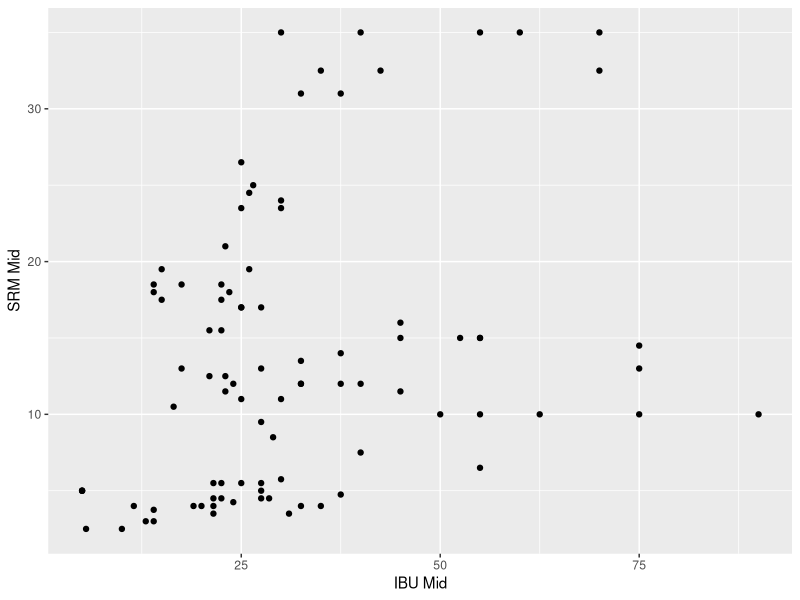

This chart was generated by the following R code:
## ---- chunk 1
knitr::opts_chunk$set(echo = TRUE)
## ---- chunk 2

library(tidyverse)


## ---- chunk 3

styles <- read_csv("styles.csv")

styles %>%
  filter(`SRM Mid` > 20 & `IBU Mid` < 50) %>%
  arrange(`IBU Mid`) %>%
  select(Number, `Style Name`, `Style Category`, `IBU Mid`, `SRM Mid`)


## ---- chunk 4

ggplot(styles, aes(x=`IBU Mid`, y=`SRM Mid`)) +
  geom_point()

